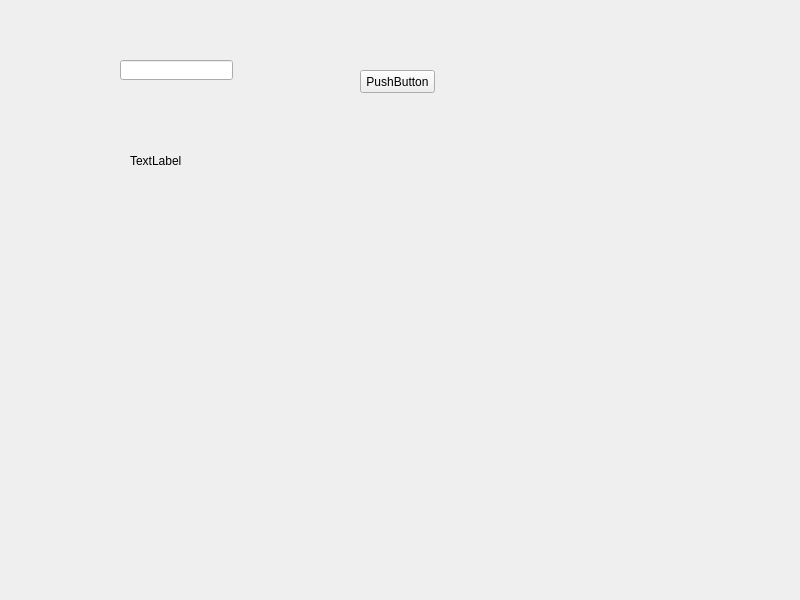
<?xml version="1.0" encoding="UTF-8"?>
<ui version="4.0">
 <class>Widget</class>
 <widget class="QWidget" name="Widget">
  <property name="geometry">
   <rect>
    <x>0</x>
    <y>0</y>
    <width>800</width>
    <height>600</height>
   </rect>
  </property>
  <property name="windowTitle">
   <string>Widget</string>
  </property>
  <widget class="QPushButton" name="playButton">
   <property name="geometry">
    <rect>
     <x>360</x>
     <y>70</y>
     <width>75</width>
     <height>23</height>
    </rect>
   </property>
   <property name="text">
    <string>PushButton</string>
   </property>
  </widget>
  <widget class="QLabel" name="readLabel">
   <property name="geometry">
    <rect>
     <x>130</x>
     <y>130</y>
     <width>191</width>
     <height>61</height>
    </rect>
   </property>
   <property name="text">
    <string>TextLabel</string>
   </property>
  </widget>
  <widget class="QLineEdit" name="ipEdit">
   <property name="geometry">
    <rect>
     <x>120</x>
     <y>60</y>
     <width>113</width>
     <height>20</height>
    </rect>
   </property>
  </widget>
 </widget>
 <resources/>
 <connections/>
</ui>
